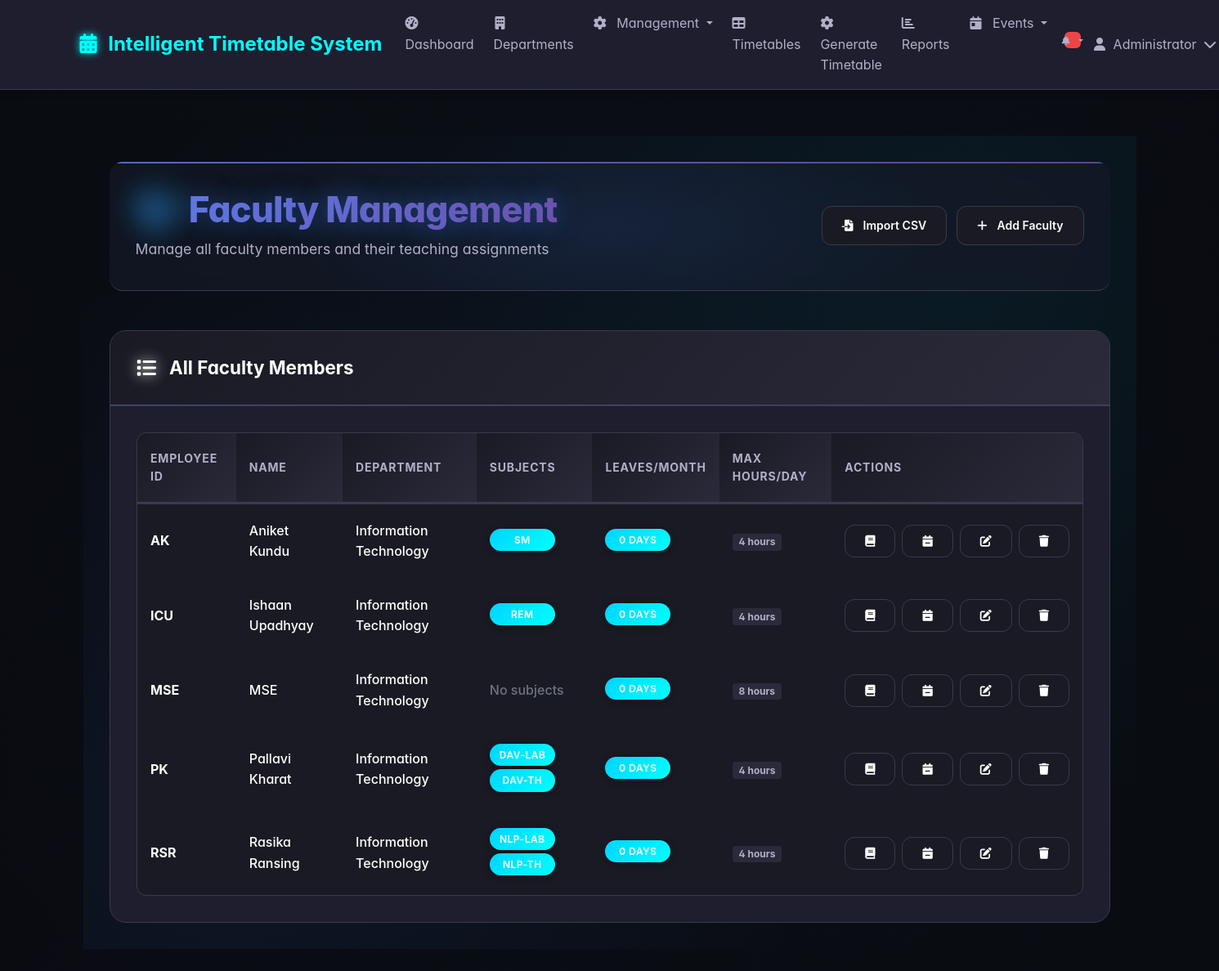
The page /faculty (signed in) on the database its author committed.
### tables this page shows
CREATE TABLE faculty (
            id INTEGER PRIMARY KEY AUTOINCREMENT,
            name TEXT NOT NULL,
            employee_id TEXT UNIQUE NOT NULL,
            department_id INTEGER,
            max_hours_per_day INTEGER DEFAULT 8,
            preferred_times TEXT,
            created_at DATETIME DEFAULT CURRENT_TIMESTAMP,
            FOREIGN KEY (department_id) REFERENCES departments (id)
        );

CREATE TABLE departments (
            id INTEGER PRIMARY KEY AUTOINCREMENT,
            name TEXT NOT NULL,
            code TEXT UNIQUE NOT NULL,
            created_at DATETIME DEFAULT CURRENT_TIMESTAMP
        );

CREATE TABLE subjects (
            id INTEGER PRIMARY KEY AUTOINCREMENT,
            name TEXT NOT NULL,
            code TEXT UNIQUE NOT NULL,
            department_id INTEGER,
            subject_type TEXT DEFAULT 'THEORY',
            classes_per_week INTEGER DEFAULT 3,
            created_at DATETIME DEFAULT CURRENT_TIMESTAMP,
            FOREIGN KEY (department_id) REFERENCES departments (id)
        );

### app.py (the view)
@app.route('/faculty')
@login_required
def faculty():
    conn = sqlite3.connect('timetable.db')
    conn.row_factory = sqlite3.Row
    cursor = conn.cursor()
    cursor.execute('''
        SELECT f.*, d.name as department_name
        FROM faculty f
        LEFT JOIN departments d ON f.department_id = d.id
        ORDER BY f.name
    ''')
    faculty = cursor.fetchall()
    conn.close()
    return render_template('faculty.html', faculty=faculty)

### app.py (called while the page is built)
@app.context_processor
def inject_notifications():
    if 'user_id' in session:
        conn = sqlite3.connect('timetable.db')
        conn.row_factory = sqlite3.Row
        cursor = conn.cursor()
        cursor.execute('SELECT COUNT(*) as count FROM notifications WHERE user_id = ? AND is_read = 0', (session['user_id'],))
        notification_count = cursor.fetchone()['count']
        conn.close()
        return {'notification_count': notification_count}
    return {'notification_count': 0}

@app.context_processor
def inject_notifications():
    if 'user_id' in session:
        conn = sqlite3.connect('timetable.db')
        conn.row_factory = sqlite3.Row
        cursor = conn.cursor()
        cursor.execute('SELECT COUNT(*) as count FROM notifications WHERE user_id = ? AND is_read = 0', (session['user_id'],))
        notification_count = cursor.fetchone()['count']
        conn.close()
        return {'notification_count': notification_count}
    return {'notification_count': 0}

def login_required(f):
    @wraps(f)
    def decorated_function(*args, **kwargs):
        if 'user_id' not in session:
            flash('Please log in to access this page.', 'error')
            return redirect(url_for('login'))
        return f(*args, **kwargs)
    return decorated_function

def get_faculty_subjects(faculty_id):
    conn = sqlite3.connect('timetable.db')
    conn.row_factory = sqlite3.Row
    cursor = conn.cursor()
    cursor.execute('''
        SELECT s.code, s.name
        FROM subjects s
        JOIN faculty_subjects fs ON s.id = fs.subject_id
        WHERE fs.faculty_id = ?
        ORDER BY s.code
    ''', (faculty_id,))
    subjects = [dict(row) for row in cursor.fetchall()]
    conn.close()
    return subjects

@app.context_processor
def utility_processor():
    return dict(get_faculty_subjects=get_faculty_subjects)

### templates/faculty.html (shortened to what this page needs)
{% extends "base.html" %}
{% block content %}
<div class="dashboard-container">
    <div class="header-section">
        <div class="header-content">
            <div>
                <h1 class="main-title">
                    <i class="fas fa-users title-icon"></i> Faculty Management
                </h1>
                <p class="welcome-text">Manage all faculty members and their teaching assignments</p>
            </div>
            {% if session.role == 'admin' %}
            <div style="display: flex; gap: 0.75rem;">
                <a href="{{ url_for('upload_csv') }}" class="action-btn action-cyan">
                    <i class="fas fa-file-import"></i> Import CSV
                </a>
                <button class="action-btn action-green" data-bs-toggle="modal" data-bs-target="#addFacultyModal">
                    <i class="fas fa-plus"></i> Add Faculty
                </button>
            </div>
            {% endif %}
        </div>
        <div class="header-glow"></div>
    </div>
    <div class="content-card">
        <div class="card-header">
            <h5 class="card-title">
                <i class="fas fa-list card-icon"></i> All Faculty Members
            </h5>
        </div>
        <div class="card-content">
            {% if faculty %}
            <div class="table-container">
                <table class="modern-table">
                    <thead>
                        <tr>
                            <th>Employee ID</th>
                            <th>Name</th>
                            <th>Department</th>
                            <th>Subjects</th>
                            <th>Leaves/Month</th>
                            <th>Max Hours/Day</th>
                            <th>Actions</th>
                        </tr>
                    </thead>
                    <tbody>
                        {% for fac in faculty %}
                        <tr class="table-row">
                            <td class="table-cell fw-bold">{{ fac.employee_id }}</td>
                            <td class="table-cell">{{ fac.name }}</td>
                            <td class="table-cell">{{ fac.department_name or 'N/A' }}</td>
                            <td class="table-cell">
                                {% set faculty_subjects = get_faculty_subjects(fac.id) %}
                                {% if faculty_subjects %}
                                    {% for subject in faculty_subjects[:3] %}
                                        <span class="fitness-badge fitness-info mb-1">{{ subject.code }}</span>
                                    {% endfor %}
                                {% else %}
                                    <span class="text-muted">No subjects</span>
                                {% endif %}
                            </td>
                            <td class="table-cell">
                                <span class="fitness-badge fitness-{{ 'warning' if fac.avg_leaves_per_month and fac.avg_leaves_per_month > 2 else 'info' }}">
                                    {{ fac.avg_leaves_per_month or 0 }} days
                                </span>
                            </td>
                            <td class="table-cell">
                                <span class="badge bg-secondary">{{ fac.max_hours_per_day }} hours</span>
                            </td>
                            <td class="table-cell">
                                <div style="display: flex; gap: 0.5rem;">
                                    <a href="{{ url_for('faculty_subjects', faculty_id=fac.id) }}" class="action-btn action-blue" title="Manage Subjects">
                                        <i class="fas fa-book"></i>
                                    </a>
                                    <button class="action-btn action-warning" data-bs-toggle="modal"
                                            data-bs-target="#manageLeavesModal"
                                            data-id="{{ fac.id }}"
                                            data-name="{{ fac.name }}"
                                            data-leaves="{{ fac.avg_leaves_per_month or 0 }}"
                                            title="Manage Leaves">
                                        <i class="fas fa-calendar-minus"></i>
                                    </button>
                                    <button class="action-btn action-blue" data-bs-toggle="modal"
                                            data-bs-target="#editFacultyModal"
                                            data-id="{{ fac.id }}"
                                            data-name="{{ fac.name }}"
                                            data-empid="{{ fac.employee_id }}"
                                            data-dept="{{ fac.department_id }}"
                                            data-hours="{{ fac.max_hours_per_day }}"
                                            data-times="{{ fac.preferred_times }}"
                                            title="Edit Faculty">
                                        <i class="fas fa-edit"></i>
                                    </button>
                                    <button class="action-btn action-primary" data-bs-toggle="modal"
                                            data-bs-target="#deleteFacultyModal"
                                            data-id="{{ fac.id }}"
                                            data-name="{{ fac.name }}"
                                            title="Delete Faculty">
                                        <i class="fas fa-trash"></i>
                                    </button>
                                </div>
                            </td>
                        </tr>
                        {% endfor %}
                    </tbody>
                </table>
            </div>
            {% endif %}
        </div>
    </div>
</div>
{% endblock %}

### templates/base.html (style rules this page uses)
:root { --bg-primary: #0a0a0f; --bg-secondary: #1a1a24; --bg-tertiary: #2a2a3a; --bg-card: #1e1e2e; --bg-hover: #2e2e3e; --text-primary: #ffffff; --text-secondary: #b0b0c8; --text-muted: #6b6b8a; --accent-blue: #00d4ff; --accent-cyan: #00ffff; --accent-purple: #8b5cf6; --accent-pink: #f472b6; --accent-green: #10b981; --accent-orange: #f97316; --accent-red: #ef4444; --accent-yellow: #fbbf24; --border-color: #3a3a4a; --border-hover: #4a4a5a; --shadow-sm: 0 2px 10px rgba(0, 0, 0, 0.3); --shadow-md: 0 4px 20px rgba(0, 0, 0, 0.4); --shadow-lg: 0 8px 40px rgba(0, 0, 0, 0.5); --shadow-glow: 0 0 30px rgba(0, 212, 255, 0.3); --gradient-primary: linear-gradient(135deg, #667eea 0%, #764ba2 100%); --gradient-success: linear-gradient(135deg, #11998e 0%, #38ef7d 100%); --gradient-warning: linear-gradient(135deg, #f093fb 0%, #f5576c 100%); --gradient-info: linear-gradient(135deg, #4facfe 0%, #00f2fe 100%); }
body { background: var(--bg-primary); color: var(--text-primary); font-family: 'Inter', 'Segoe UI', system-ui, sans-serif; line-height: 1.6; overflow-x: hidden; }

### templates/faculty.html (style rules this page uses)
.fitness-badge.fitness-info { background: linear-gradient(135deg, var(--accent-blue), var(--accent-cyan)); color: white; }
.fitness-badge { padding: 0.25rem 0.75rem; border-radius: 50px; font-size: 0.75rem; font-weight: 600; text-align: center; display: inline-block; margin-bottom: 0.25rem; }
.badge.bg-secondary { background: var(--bg-tertiary) !important; color: var(--text-secondary) !important; }

### rows shown on the page
faculty: employee_id "AK", name "Aniket Kundu", name "Information Technology", avg_leaves_per_month "0", max_hours_per_day "4"
subjects: code "SM"
faculty: employee_id "ICU", name "Ishaan Upadhyay", name "Information Technology", avg_leaves_per_month "0", max_hours_per_day "4"
subjects: code "REM"
faculty: employee_id "MSE", name "MSE", name "Information Technology", shows "No subjects", avg_leaves_per_month "0", max_hours_per_day "8"
faculty: employee_id "PK", name "Pallavi Kharat", name "Information Technology", avg_leaves_per_month "0", max_hours_per_day "4"
subjects: code "DAV-LAB"
subjects: code "DAV-TH"
faculty: employee_id "RSR", name "Rasika Ransing", name "Information Technology", avg_leaves_per_month "0", max_hours_per_day "4"
subjects: code "NLP-LAB"
subjects: code "NLP-TH"

### other values the page prints
{{ session.full_name or session.username }} "Administrator"
